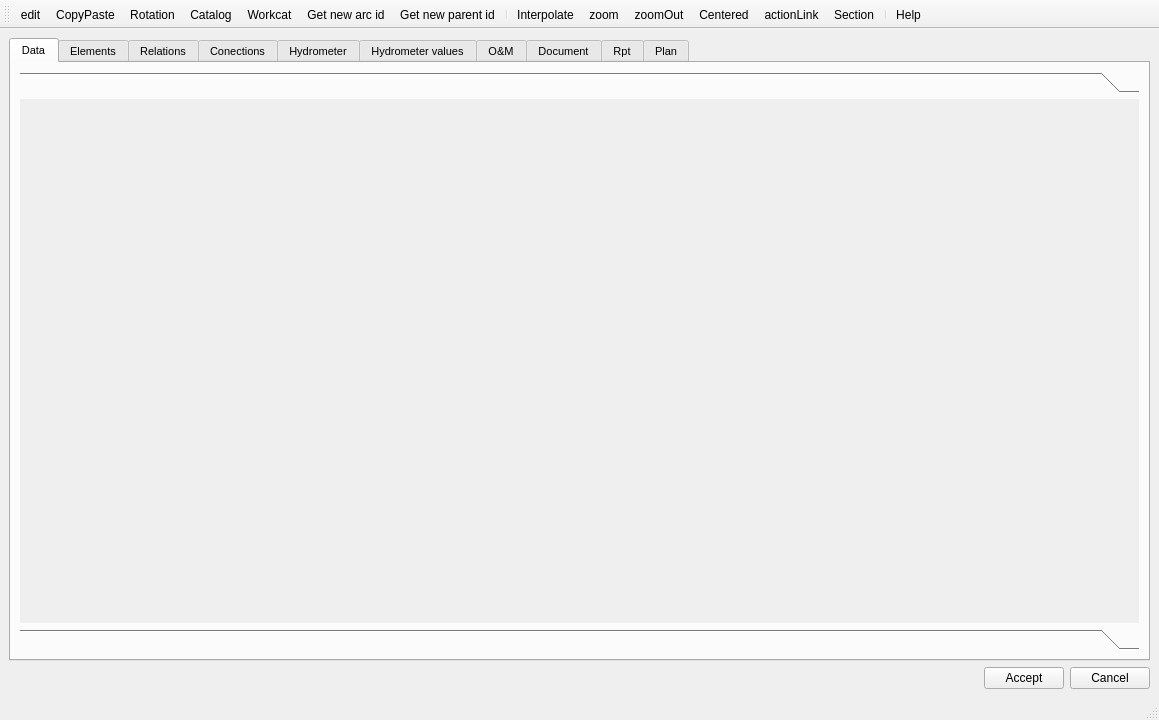
<?xml version="1.0" encoding="UTF-8"?>
<ui version="4.0">
 <class>api_cf</class>
 <widget class="QMainWindow" name="api_cf">
  <property name="geometry">
   <rect>
    <x>0</x>
    <y>0</y>
    <width>1159</width>
    <height>720</height>
   </rect>
  </property>
  <property name="windowTitle">
   <string>Junction</string>
  </property>
  <widget class="QWidget" name="centralwidget">
   <layout class="QVBoxLayout" name="verticalLayout">
    <item>
     <layout class="QGridLayout" name="lyt_top_1"/>
    </item>
    <item>
     <widget class="QTabWidget" name="main">
      <property name="font">
       <font>
        <pointsize>8</pointsize>
        <weight>50</weight>
        <bold>false</bold>
       </font>
      </property>
      <property name="toolTip">
       <string/>
      </property>
      <property name="tabShape">
       <enum>QTabWidget::Rounded</enum>
      </property>
      <property name="currentIndex">
       <number>0</number>
      </property>
      <widget class="QWidget" name="tabData">
       <attribute name="title">
        <string>Data</string>
       </attribute>
       <layout class="QVBoxLayout" name="verticalLayout_2">
        <item>
         <widget class="QToolBox" name="toolBox">
          <property name="currentIndex">
           <number>0</number>
          </property>
          <widget class="QWidget" name="page11">
           <property name="geometry">
            <rect>
             <x>0</x>
             <y>0</y>
             <width>1109</width>
             <height>468</height>
            </rect>
           </property>
           <attribute name="label">
            <string/>
           </attribute>
           <layout class="QHBoxLayout" name="horizontalLayout_2">
            <item>
             <layout class="QGridLayout" name="lyt_data_1"/>
            </item>
            <item>
             <layout class="QGridLayout" name="lyt_data_2"/>
            </item>
           </layout>
          </widget>
          <widget class="QWidget" name="page12">
           <property name="geometry">
            <rect>
             <x>0</x>
             <y>0</y>
             <width>1109</width>
             <height>468</height>
            </rect>
           </property>
           <attribute name="label">
            <string/>
           </attribute>
           <layout class="QHBoxLayout" name="horizontalLayout_3">
            <item>
             <layout class="QGridLayout" name="lyt_data_3"/>
            </item>
           </layout>
          </widget>
         </widget>
        </item>
       </layout>
      </widget>
      <widget class="QWidget" name="tabElement">
       <attribute name="title">
        <string>Elements</string>
       </attribute>
       <layout class="QGridLayout" name="gridLayout_2">
        <item row="0" column="0">
         <layout class="QHBoxLayout" name="horizontalLayout_4">
          <item>
           <widget class="QLineEdit" name="element_id">
            <property name="maximumSize">
             <size>
              <width>200</width>
              <height>16777215</height>
             </size>
            </property>
           </widget>
          </item>
          <item>
           <widget class="QPushButton" name="btn_insert">
            <property name="enabled">
             <bool>true</bool>
            </property>
            <property name="sizePolicy">
             <sizepolicy hsizetype="Fixed" vsizetype="Fixed">
              <horstretch>0</horstretch>
              <verstretch>0</verstretch>
             </sizepolicy>
            </property>
            <property name="maximumSize">
             <size>
              <width>24</width>
              <height>24</height>
             </size>
            </property>
            <property name="text">
             <string/>
            </property>
            <property name="icon">
             <iconset>
              <normaloff>../icons/111b.png</normaloff>../icons/111b.png</iconset>
            </property>
            <property name="iconSize">
             <size>
              <width>22</width>
              <height>22</height>
             </size>
            </property>
           </widget>
          </item>
          <item>
           <widget class="QPushButton" name="btn_delete">
            <property name="maximumSize">
             <size>
              <width>24</width>
              <height>24</height>
             </size>
            </property>
            <property name="text">
             <string/>
            </property>
            <property name="icon">
             <iconset>
              <normaloff>../icons/112b.png</normaloff>../icons/112b.png</iconset>
            </property>
            <property name="iconSize">
             <size>
              <width>22</width>
              <height>22</height>
             </size>
            </property>
           </widget>
          </item>
          <item>
           <widget class="QPushButton" name="btn_new_element">
            <property name="maximumSize">
             <size>
              <width>24</width>
              <height>24</height>
             </size>
            </property>
            <property name="text">
             <string/>
            </property>
            <property name="icon">
             <iconset>
              <normaloff>../icons/131b.png</normaloff>../icons/131b.png</iconset>
            </property>
            <property name="iconSize">
             <size>
              <width>22</width>
              <height>22</height>
             </size>
            </property>
           </widget>
          </item>
          <item>
           <spacer name="horizontalSpacer_2">
            <property name="orientation">
             <enum>Qt::Horizontal</enum>
            </property>
            <property name="sizeHint" stdset="0">
             <size>
              <width>40</width>
              <height>20</height>
             </size>
            </property>
           </spacer>
          </item>
          <item>
           <widget class="QPushButton" name="btn_open_element">
            <property name="maximumSize">
             <size>
              <width>24</width>
              <height>24</height>
             </size>
            </property>
            <property name="text">
             <string/>
            </property>
            <property name="icon">
             <iconset>
              <normaloff>../icons/134b.png</normaloff>../icons/134b.png</iconset>
            </property>
            <property name="iconSize">
             <size>
              <width>22</width>
              <height>22</height>
             </size>
            </property>
           </widget>
          </item>
         </layout>
        </item>
        <item row="1" column="0">
         <widget class="QTableView" name="tbl_element">
          <property name="sortingEnabled">
           <bool>true</bool>
          </property>
         </widget>
        </item>
       </layout>
      </widget>
      <widget class="QWidget" name="tabRelation">
       <attribute name="title">
        <string>Relations</string>
       </attribute>
       <layout class="QGridLayout" name="gridLayout">
        <item row="0" column="0">
         <layout class="QHBoxLayout" name="horizontalLayout_5">
          <item>
           <widget class="QTableView" name="tbl_relations">
            <property name="sortingEnabled">
             <bool>true</bool>
            </property>
           </widget>
          </item>
         </layout>
        </item>
       </layout>
      </widget>
      <widget class="QWidget" name="tabConnection">
       <attribute name="title">
        <string>Conections</string>
       </attribute>
       <layout class="QGridLayout" name="gridLayout_3">
        <item row="0" column="0">
         <layout class="QVBoxLayout" name="verticalLayout_3">
          <item>
           <widget class="QLabel" name="label">
            <property name="text">
             <string>Upstream features:</string>
            </property>
           </widget>
          </item>
          <item>
           <widget class="QTableView" name="tbl_upstream">
            <property name="sortingEnabled">
             <bool>true</bool>
            </property>
           </widget>
          </item>
          <item>
           <widget class="QLabel" name="label_2">
            <property name="text">
             <string>Downstream features:</string>
            </property>
           </widget>
          </item>
          <item>
           <widget class="QTableView" name="tbl_downstream">
            <property name="sortingEnabled">
             <bool>true</bool>
            </property>
           </widget>
          </item>
         </layout>
        </item>
       </layout>
      </widget>
      <widget class="QWidget" name="tabHydrometer">
       <attribute name="title">
        <string>Hydrometer</string>
       </attribute>
       <layout class="QGridLayout" name="gridLayout_10">
        <item row="1" column="0">
         <layout class="QHBoxLayout" name="horizontalLayout_9">
          <item>
           <widget class="QLineEdit" name="txt_hydrometer_id">
            <property name="maximumSize">
             <size>
              <width>250</width>
              <height>250</height>
             </size>
            </property>
           </widget>
          </item>
          <item>
           <spacer name="horizontalSpacer_6">
            <property name="orientation">
             <enum>Qt::Horizontal</enum>
            </property>
            <property name="sizeHint" stdset="0">
             <size>
              <width>40</width>
              <height>20</height>
             </size>
            </property>
           </spacer>
          </item>
          <item>
           <widget class="QPushButton" name="btn_link">
            <property name="maximumSize">
             <size>
              <width>24</width>
              <height>24</height>
             </size>
            </property>
            <property name="text">
             <string/>
            </property>
           </widget>
          </item>
         </layout>
        </item>
        <item row="2" column="0">
         <widget class="QTableView" name="tbl_hydrometer">
          <property name="sortingEnabled">
           <bool>true</bool>
          </property>
         </widget>
        </item>
       </layout>
      </widget>
      <widget class="QWidget" name="tabHydroVal">
       <attribute name="title">
        <string>Hydrometer values</string>
       </attribute>
       <layout class="QGridLayout" name="gridLayout_6">
        <item row="1" column="0">
         <layout class="QHBoxLayout" name="horizontalLayout_7">
          <item>
           <widget class="QLabel" name="label_12">
            <property name="text">
             <string>Cat period filter :</string>
            </property>
           </widget>
          </item>
          <item>
           <widget class="QComboBox" name="cmb_cat_period_id_filter"/>
          </item>
          <item>
           <widget class="QLabel" name="lbl_cus_code">
            <property name="text">
             <string>Customer code:</string>
            </property>
           </widget>
          </item>
          <item>
           <widget class="QComboBox" name="cmb_hyd_customer_code"/>
          </item>
          <item>
           <spacer name="horizontalSpacer_4">
            <property name="orientation">
             <enum>Qt::Horizontal</enum>
            </property>
            <property name="sizeHint" stdset="0">
             <size>
              <width>40</width>
              <height>20</height>
             </size>
            </property>
           </spacer>
          </item>
         </layout>
        </item>
        <item row="2" column="0">
         <widget class="QTableView" name="tbl_hydrometer_value">
          <property name="sortingEnabled">
           <bool>true</bool>
          </property>
         </widget>
        </item>
       </layout>
      </widget>
      <widget class="QWidget" name="tabEvent">
       <attribute name="title">
        <string>O&amp;&amp;M</string>
       </attribute>
       <layout class="QGridLayout" name="gridLayout_14">
        <item row="4" column="0">
         <widget class="QTableView" name="tbl_event_cf">
          <property name="sortingEnabled">
           <bool>true</bool>
          </property>
         </widget>
        </item>
        <item row="1" column="0">
         <widget class="Line" name="line_2">
          <property name="orientation">
           <enum>Qt::Horizontal</enum>
          </property>
         </widget>
        </item>
        <item row="0" column="0">
         <layout class="QGridLayout" name="gridLayout_15">
          <item row="0" column="1">
           <widget class="QLabel" name="label_9">
            <property name="text">
             <string>To:</string>
            </property>
           </widget>
          </item>
          <item row="0" column="0">
           <widget class="QLabel" name="label_8">
            <property name="text">
             <string>From:</string>
            </property>
           </widget>
          </item>
          <item row="0" column="2">
           <widget class="QLabel" name="label_10">
            <property name="text">
             <string>Parameter type:</string>
            </property>
           </widget>
          </item>
          <item row="0" column="3">
           <widget class="QLabel" name="label_11">
            <property name="text">
             <string>Parameter:</string>
            </property>
           </widget>
          </item>
          <item row="1" column="0">
           <widget class="QDateEdit" name="date_event_from">
            <property name="maximumSize">
             <size>
              <width>150</width>
              <height>16777215</height>
             </size>
            </property>
            <property name="calendarPopup">
             <bool>true</bool>
            </property>
           </widget>
          </item>
          <item row="1" column="1">
           <widget class="QDateEdit" name="date_event_to">
            <property name="maximumSize">
             <size>
              <width>150</width>
              <height>16777215</height>
             </size>
            </property>
            <property name="calendarPopup">
             <bool>true</bool>
            </property>
           </widget>
          </item>
          <item row="1" column="2">
           <widget class="QComboBox" name="event_type"/>
          </item>
          <item row="1" column="3">
           <widget class="QComboBox" name="event_id"/>
          </item>
         </layout>
        </item>
        <item row="3" column="0">
         <layout class="QHBoxLayout" name="horizontalLayout_10">
          <item>
           <widget class="QPushButton" name="btn_open_visit">
            <property name="maximumSize">
             <size>
              <width>24</width>
              <height>24</height>
             </size>
            </property>
            <property name="text">
             <string/>
            </property>
            <property name="icon">
             <iconset>
              <normaloff>../icons/65b.png</normaloff>../icons/65b.png</iconset>
            </property>
            <property name="iconSize">
             <size>
              <width>22</width>
              <height>22</height>
             </size>
            </property>
           </widget>
          </item>
          <item>
           <widget class="QPushButton" name="btn_new_visit">
            <property name="maximumSize">
             <size>
              <width>24</width>
              <height>24</height>
             </size>
            </property>
            <property name="text">
             <string/>
            </property>
           </widget>
          </item>
          <item>
           <spacer name="horizontalSpacer_7">
            <property name="orientation">
             <enum>Qt::Horizontal</enum>
            </property>
            <property name="sizeHint" stdset="0">
             <size>
              <width>40</width>
              <height>20</height>
             </size>
            </property>
           </spacer>
          </item>
          <item>
           <widget class="QPushButton" name="btn_open_gallery">
            <property name="maximumSize">
             <size>
              <width>24</width>
              <height>24</height>
             </size>
            </property>
            <property name="text">
             <string/>
            </property>
           </widget>
          </item>
          <item>
           <widget class="QPushButton" name="btn_open_visit_doc">
            <property name="maximumSize">
             <size>
              <width>24</width>
              <height>24</height>
             </size>
            </property>
            <property name="text">
             <string/>
            </property>
           </widget>
          </item>
          <item>
           <widget class="QPushButton" name="btn_open_visit_event">
            <property name="maximumSize">
             <size>
              <width>24</width>
              <height>24</height>
             </size>
            </property>
            <property name="text">
             <string/>
            </property>
           </widget>
          </item>
         </layout>
        </item>
       </layout>
      </widget>
      <widget class="QWidget" name="tabDocument">
       <attribute name="title">
        <string>Document</string>
       </attribute>
       <layout class="QGridLayout" name="gridLayout_5">
        <item row="0" column="0">
         <layout class="QGridLayout" name="gridLayout_4" rowstretch="0,0" columnstretch="0,0,0" rowminimumheight="0,0" columnminimumwidth="0,0,0">
          <property name="sizeConstraint">
           <enum>QLayout::SetDefaultConstraint</enum>
          </property>
          <property name="verticalSpacing">
           <number>6</number>
          </property>
          <item row="1" column="1">
           <widget class="QDateEdit" name="date_document_to">
            <property name="calendarPopup">
             <bool>true</bool>
            </property>
           </widget>
          </item>
          <item row="1" column="2">
           <widget class="QComboBox" name="doc_type"/>
          </item>
          <item row="0" column="2">
           <widget class="QLabel" name="label_3">
            <property name="text">
             <string>Type:</string>
            </property>
           </widget>
          </item>
          <item row="0" column="0">
           <widget class="QLabel" name="label_4">
            <property name="text">
             <string>From:</string>
            </property>
           </widget>
          </item>
          <item row="1" column="0">
           <widget class="QDateEdit" name="date_document_from">
            <property name="calendarPopup">
             <bool>true</bool>
            </property>
           </widget>
          </item>
          <item row="0" column="1">
           <widget class="QLabel" name="label_5">
            <property name="text">
             <string>To:</string>
            </property>
           </widget>
          </item>
         </layout>
        </item>
        <item row="2" column="0">
         <layout class="QHBoxLayout" name="horizontalLayout_6">
          <property name="topMargin">
           <number>0</number>
          </property>
          <item>
           <widget class="QLabel" name="label_7">
            <property name="text">
             <string>Doc id:</string>
            </property>
           </widget>
          </item>
          <item>
           <widget class="QLineEdit" name="doc_id">
            <property name="maximumSize">
             <size>
              <width>200</width>
              <height>16777215</height>
             </size>
            </property>
           </widget>
          </item>
          <item>
           <widget class="QPushButton" name="btn_doc_insert">
            <property name="maximumSize">
             <size>
              <width>24</width>
              <height>24</height>
             </size>
            </property>
            <property name="text">
             <string/>
            </property>
            <property name="icon">
             <iconset>
              <normaloff>../icons/111b.png</normaloff>../icons/111b.png</iconset>
            </property>
            <property name="iconSize">
             <size>
              <width>22</width>
              <height>22</height>
             </size>
            </property>
           </widget>
          </item>
          <item>
           <widget class="QPushButton" name="btn_doc_delete">
            <property name="maximumSize">
             <size>
              <width>24</width>
              <height>24</height>
             </size>
            </property>
            <property name="text">
             <string/>
            </property>
            <property name="icon">
             <iconset>
              <normaloff>../icons/112b.png</normaloff>../icons/112b.png</iconset>
            </property>
            <property name="iconSize">
             <size>
              <width>22</width>
              <height>22</height>
             </size>
            </property>
           </widget>
          </item>
          <item>
           <widget class="QPushButton" name="btn_doc_new">
            <property name="maximumSize">
             <size>
              <width>24</width>
              <height>24</height>
             </size>
            </property>
            <property name="text">
             <string/>
            </property>
            <property name="icon">
             <iconset>
              <normaloff>../icons/131b.png</normaloff>../icons/131b.png</iconset>
            </property>
            <property name="iconSize">
             <size>
              <width>22</width>
              <height>22</height>
             </size>
            </property>
           </widget>
          </item>
          <item>
           <spacer name="horizontalSpacer_3">
            <property name="orientation">
             <enum>Qt::Horizontal</enum>
            </property>
            <property name="sizeHint" stdset="0">
             <size>
              <width>40</width>
              <height>20</height>
             </size>
            </property>
           </spacer>
          </item>
          <item>
           <widget class="QPushButton" name="btn_open_doc">
            <property name="maximumSize">
             <size>
              <width>24</width>
              <height>24</height>
             </size>
            </property>
            <property name="text">
             <string/>
            </property>
            <property name="icon">
             <iconset>
              <normaloff>../icons/170b.png</normaloff>../icons/170b.png</iconset>
            </property>
            <property name="iconSize">
             <size>
              <width>22</width>
              <height>22</height>
             </size>
            </property>
           </widget>
          </item>
         </layout>
        </item>
        <item row="3" column="0">
         <widget class="QTableView" name="tbl_document">
          <property name="sortingEnabled">
           <bool>true</bool>
          </property>
         </widget>
        </item>
        <item row="1" column="0">
         <widget class="Line" name="line">
          <property name="orientation">
           <enum>Qt::Horizontal</enum>
          </property>
         </widget>
        </item>
       </layout>
      </widget>
      <widget class="QWidget" name="tabEpa">
       <attribute name="title">
        <string>Rpt</string>
       </attribute>
       <layout class="QGridLayout" name="gridLayout_17">
        <item row="0" column="0">
         <layout class="QGridLayout" name="rpt_layout1"/>
        </item>
        <item row="1" column="0">
         <layout class="QGridLayout" name="gridLayout_7"/>
        </item>
       </layout>
      </widget>
      <widget class="QWidget" name="tabPlan">
       <attribute name="title">
        <string>Plan</string>
       </attribute>
       <layout class="QGridLayout" name="gridLayout_20">
        <item row="0" column="0">
         <layout class="QGridLayout" name="plan_layout"/>
        </item>
       </layout>
      </widget>
     </widget>
    </item>
    <item>
     <layout class="QGridLayout" name="lyt_bot_1"/>
    </item>
    <item>
     <layout class="QGridLayout" name="lyt_bot_2"/>
    </item>
    <item>
     <layout class="QHBoxLayout" name="horizontalLayout">
      <item>
       <spacer name="horizontalSpacer">
        <property name="orientation">
         <enum>Qt::Horizontal</enum>
        </property>
        <property name="sizeHint" stdset="0">
         <size>
          <width>40</width>
          <height>20</height>
         </size>
        </property>
       </spacer>
      </item>
      <item>
       <widget class="QPushButton" name="btn_accept">
        <property name="text">
         <string>Accept</string>
        </property>
       </widget>
      </item>
      <item>
       <widget class="QPushButton" name="btn_cancel">
        <property name="text">
         <string>Cancel</string>
        </property>
       </widget>
      </item>
     </layout>
    </item>
   </layout>
  </widget>
  <widget class="QStatusBar" name="statusbar"/>
  <widget class="QToolBar" name="toolBar">
   <property name="windowTitle">
    <string>toolBar</string>
   </property>
   <property name="iconSize">
    <size>
     <width>20</width>
     <height>18</height>
    </size>
   </property>
   <attribute name="toolBarArea">
    <enum>TopToolBarArea</enum>
   </attribute>
   <attribute name="toolBarBreak">
    <bool>false</bool>
   </attribute>
   <addaction name="actionEdit"/>
   <addaction name="actionCopyPaste"/>
   <addaction name="actionRotation"/>
   <addaction name="actionCatalog"/>
   <addaction name="actionWorkcat"/>
   <addaction name="actionGetArcId"/>
   <addaction name="actionGetParentId"/>
   <addaction name="separator"/>
   <addaction name="actionInterpolate"/>
   <addaction name="actionZoom"/>
   <addaction name="actionZoomOut"/>
   <addaction name="actionCentered"/>
   <addaction name="actionLink"/>
   <addaction name="actionSection"/>
   <addaction name="separator"/>
   <addaction name="actionHelp"/>
  </widget>
  <action name="actionZoom">
   <property name="icon">
    <iconset>
     <normaloff>../icons/103.png</normaloff>../icons/103.png</iconset>
   </property>
   <property name="text">
    <string>zoom</string>
   </property>
   <property name="toolTip">
    <string>Zoom</string>
   </property>
   <property name="visible">
    <bool>true</bool>
   </property>
  </action>
  <action name="actionCentered">
   <property name="icon">
    <iconset>
     <normaloff>../icons/104.png</normaloff>../icons/104.png</iconset>
   </property>
   <property name="text">
    <string>Centered</string>
   </property>
   <property name="visible">
    <bool>true</bool>
   </property>
  </action>
  <action name="actionZoomOut">
   <property name="icon">
    <iconset>
     <normaloff>../icons/107.png</normaloff>../icons/107.png</iconset>
   </property>
   <property name="text">
    <string>zoomOut</string>
   </property>
   <property name="toolTip">
    <string>Zoom Out</string>
   </property>
   <property name="visible">
    <bool>true</bool>
   </property>
  </action>
  <action name="actionCopyPaste">
   <property name="checkable">
    <bool>true</bool>
   </property>
   <property name="icon">
    <iconset>
     <normaloff>../icons/107b.png</normaloff>../icons/107b.png</iconset>
   </property>
   <property name="text">
    <string>CopyPaste</string>
   </property>
   <property name="toolTip">
    <string>Copy&amp;Paste</string>
   </property>
   <property name="visible">
    <bool>true</bool>
   </property>
  </action>
  <action name="actionRotation">
   <property name="icon">
    <iconset>
     <normaloff>../icons/107c.png</normaloff>../icons/107c.png</iconset>
   </property>
   <property name="text">
    <string>Rotation</string>
   </property>
   <property name="visible">
    <bool>true</bool>
   </property>
  </action>
  <action name="actionLink">
   <property name="icon">
    <iconset>
     <normaloff>../icons/173.png</normaloff>../icons/173.png</iconset>
   </property>
   <property name="text">
    <string>actionLink</string>
   </property>
   <property name="toolTip">
    <string>Link</string>
   </property>
   <property name="visible">
    <bool>true</bool>
   </property>
  </action>
  <action name="actionEdit">
   <property name="checkable">
    <bool>true</bool>
   </property>
   <property name="icon">
    <iconset>
     <normaloff>../icons/101.png</normaloff>../icons/101.png</iconset>
   </property>
   <property name="text">
    <string>edit</string>
   </property>
   <property name="toolTip">
    <string>Edit</string>
   </property>
   <property name="visible">
    <bool>true</bool>
   </property>
  </action>
  <action name="actionWorkcat">
   <property name="icon">
    <iconset>
     <normaloff>../icons/193.png</normaloff>../icons/193.png</iconset>
   </property>
   <property name="text">
    <string>Workcat</string>
   </property>
   <property name="visible">
    <bool>true</bool>
   </property>
  </action>
  <action name="actionCatalog">
   <property name="text">
    <string>Catalog</string>
   </property>
   <property name="visible">
    <bool>true</bool>
   </property>
  </action>
  <action name="actionHelp">
   <property name="icon">
    <iconset>
     <normaloff>../icons/73.png</normaloff>../icons/73.png</iconset>
   </property>
   <property name="text">
    <string>Help</string>
   </property>
   <property name="toolTip">
    <string>Help</string>
   </property>
   <property name="visible">
    <bool>true</bool>
   </property>
  </action>
  <action name="actionInterpolate">
   <property name="icon">
    <iconset>
     <normaloff>../icons/194.png</normaloff>../icons/194.png</iconset>
   </property>
   <property name="text">
    <string>Interpolate</string>
   </property>
   <property name="toolTip">
    <string>Interpolate</string>
   </property>
   <property name="visible">
    <bool>true</bool>
   </property>
  </action>
  <action name="actionSection">
   <property name="text">
    <string>Section</string>
   </property>
   <property name="toolTip">
    <string>Show section</string>
   </property>
   <property name="visible">
    <bool>true</bool>
   </property>
  </action>
  <action name="actionGetArcId">
   <property name="checkable">
    <bool>true</bool>
   </property>
   <property name="text">
    <string>Get new arc id</string>
   </property>
   <property name="toolTip">
    <string>Get new arc id</string>
   </property>
  </action>
  <action name="actionGetParentId">
   <property name="checkable">
    <bool>true</bool>
   </property>
   <property name="text">
    <string>Get new parent id</string>
   </property>
  </action>
 </widget>
 <tabstops>
  <tabstop>main</tabstop>
 </tabstops>
 <resources/>
 <connections/>
</ui>
